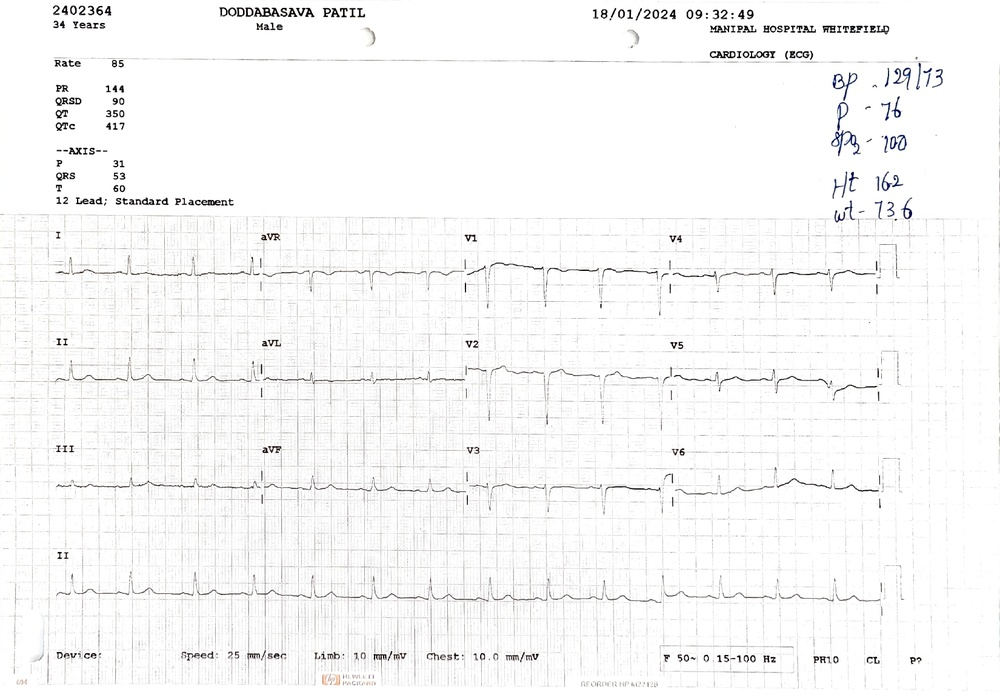
#> input picture samples/ecg.jpg, 1000 x 698 px, shrunk from 1650 x 1152 before the run
$ python sampleTest.py
#> lines starting #> are read from the running program, lines starting #| are printed output that depends on the picture
import pytesseract
from PIL import Image, ImageEnhance, ImageOps

# Configure tesseract path if needed
# pytesseract.pytesseract.tesseract_cmd = r'C:\Program Files\Tesseract-OCR\tesseract.exe'

def preprocess_image(image_path):
    """
    Convert image to grayscale and increase contrast for better OCR accuracy.
    """
#> called with image_path = 'samples/ecg.jpg'
    img = Image.open(image_path)
#> img is the input picture: PIL image 1000x698 RGB; mean R, G, B 247.7, 247.6, 247.5

    # Convert to grayscale
    img = ImageOps.grayscale(img)
#> img: PIL image 1000x698 L

    # Increase contrast (factor >1.0 = more contrast)
    enhancer = ImageEnhance.Contrast(img)
    img = enhancer.enhance(5.0)  # 2.0 is a good start
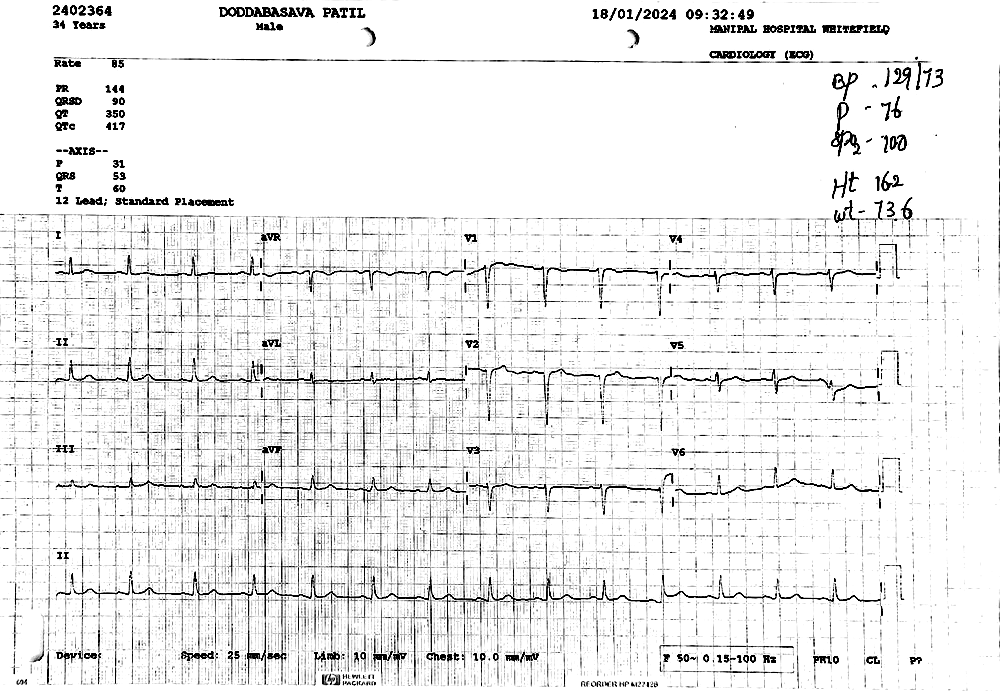
#> img: PIL image 1000x698 L; min 0, max 255, mean 237.2

    return img

def is_ecg_report(image_path):
    """
    Reads an image and determines if it's likely an ECG report.
    """
    try:
        # Preprocess image
        img = preprocess_image(image_path)

        # OCR to extract text
        extracted_text = pytesseract.image_to_string(img)

        # Normalize text for case-insensitive matching
        text_lower = extracted_text.lower()
        print (text_lower)
        # Keywords to identify ECG reports
        ecg_keywords = [
            "12 lead",
            "ecg",
            "qrs",
            "qt",
            "pr interval",
            "ventricular rate",
            "atrial rate",
            "p axis",
            "t axis"
        ]

        # Check if any keyword exists in the text
        found_keywords = [kw for kw in ecg_keywords if kw in text_lower]

        if found_keywords:
            print(f"✅ This is likely an ECG report. Found keywords: {found_keywords}")
            return True
        else:
            print("❌ This does not appear to be an ECG report.")
            return False

    except Exception as e:
        print(f"Error processing image: {e}")
        return False

# Example usage:
image_file = "samples/ecg.jpg"  # Replace with your image path
is_ecg_report(image_file)
